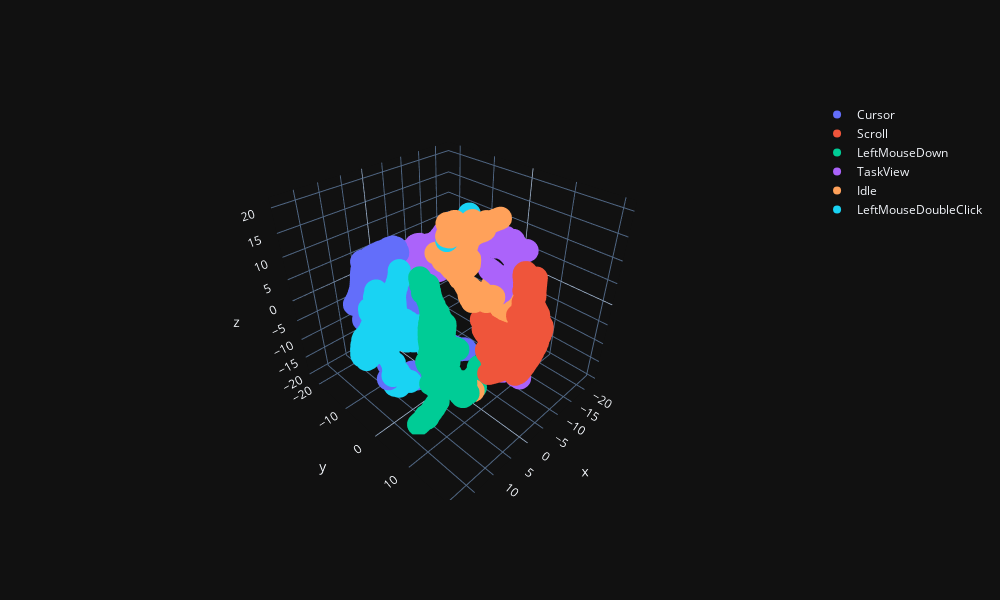

Write notebook code for a chart like this one.
### Markdown cell above
## 3D

### Code cell
fig_3d_tsne = go.Figure()

totalClasses = list(
    label.unique()
    )



for class_name in totalClasses:
    indices = (label == class_name)
    fig_3d_tsne.add_trace(
        go.Scatter3d(
            x = features_tnse[indices, 0],
            y = features_tnse[indices, 1],
            z = features_tnse[indices, 2],
            mode= 'markers',
            name=class_name
            )
        
    )

fig_3d_tsne.update_layout(margin=dict( l=100,r=100,b=100,t=100),width=1000,height=600)                 

fig_3d_tsne.layout.template = 'plotly_dark'
fig_3d_tsne.show()

### Figure 1 — Plotly figure (JSON) as saved in the notebook; plotly's stock layout.template omitted (floating-point values rounded to 4 significant figures; data arrays with more than 128 entries replaced by an {"elided": "..."} marker saying what was removed)
{"data": [{"mode": "markers", "name": "Cursor", "type": "scatter3d", "x": {"elided": "538 float values"}, "y": {"elided": "538 float values"}, "z": {"elided": "538 float values"}}, {"mode": "markers", "name": "Scroll", "type": "scatter3d", "x": {"elided": "565 float values"}, "y": {"elided": "565 float values"}, "z": {"elided": "565 float values"}}, {"mode": "markers", "name": "LeftMouseDown", "type": "scatter3d", "x": {"elided": "558 float values"}, "y": {"elided": "558 float values"}, "z": {"elided": "558 float values"}}, {"mode": "markers", "name": "TaskView", "type": "scatter3d", "x": {"elided": "579 float values"}, "y": {"elided": "579 float values"}, "z": {"elided": "579 float values"}}, {"mode": "markers", "name": "Idle", "type": "scatter3d", "x": {"elided": "515 float values"}, "y": {"elided": "515 float values"}, "z": {"elided": "515 float values"}}, {"mode": "markers", "name": "LeftMouseDoubleClick", "type": "scatter3d", "x": {"elided": "597 float values"}, "y": {"elided": "597 float values"}, "z": {"elided": "597 float values"}}], "layout": {"height": 600, "margin": {"b": 100, "l": 100, "r": 100, "t": 100}, "width": 1000}}
